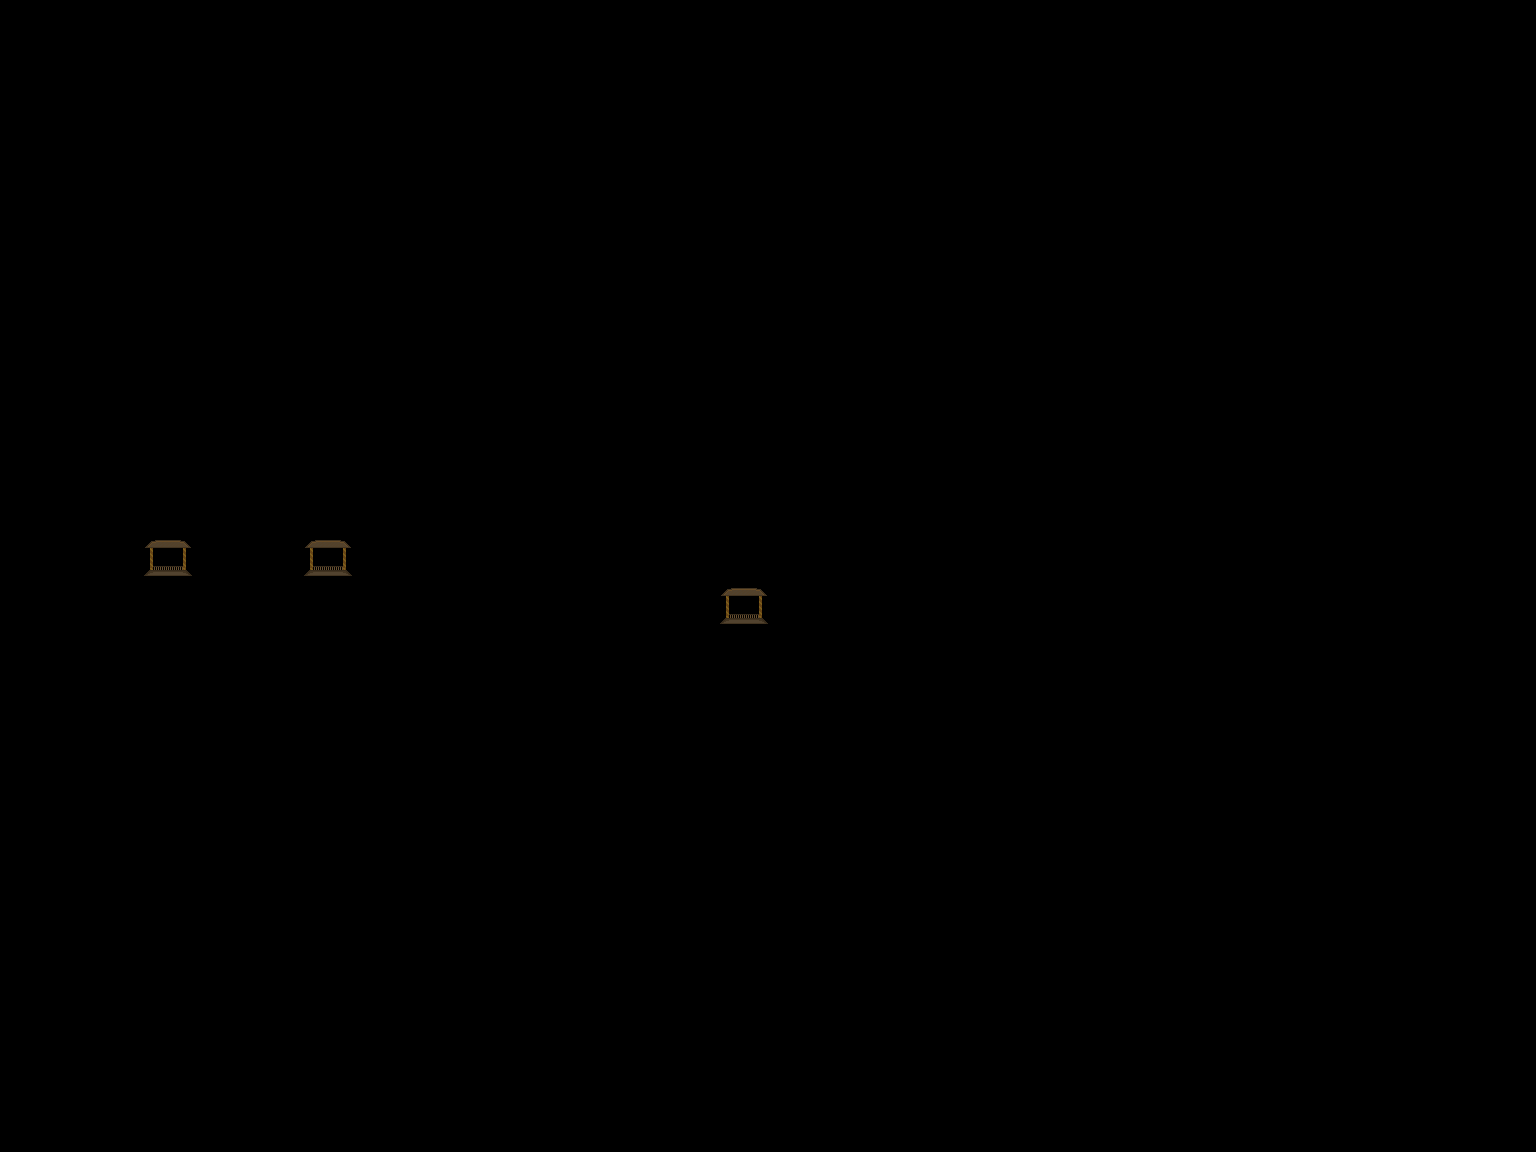

This is a level from a 2D game, rendered from its Tiled map with the project's own tilesets. A one-line summary and the map file follow, with tile-layer data summarised:
An orthogonal 96x72 tile map with 16x16 px tiles, 1 tile layer (CollisionLayer) and 3 objects.

<map version="1.10" tiledversion="1.10.2" orientation="orthogonal" renderorder="right-down" width="96" height="72" tilewidth="16" tileheight="16" infinite="0" nextlayerid="3" nextobjectid="5">
 <tileset firstgid="1" name="anfisassprite" tilewidth="16" tileheight="16" tilecount="24" columns="8">
  <image source="anfisassprite.png" width="128" height="48" />
 </tileset>
 <layer id="1" name="CollisionLayer" width="96" height="72">
  <data>[6912 cells, 27 non-empty, 9 distinct tile ids]</data>
 </layer>
 <objectgroup id="2" name="Object Layer 1">
  <object id="1" x="167.5" y="563" width="1" height="1" />
  <object id="3" x="970.833" y="537.833" width="1" height="1" />
  <object id="4" x="327.5" y="563" width="1" height="1" />
 </objectgroup>
</map>
